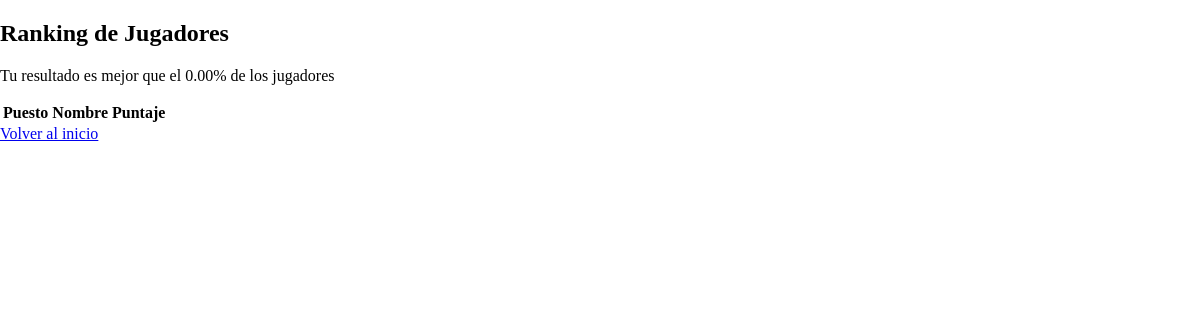
The page /juego/ranking/ on the database as committed earlier.
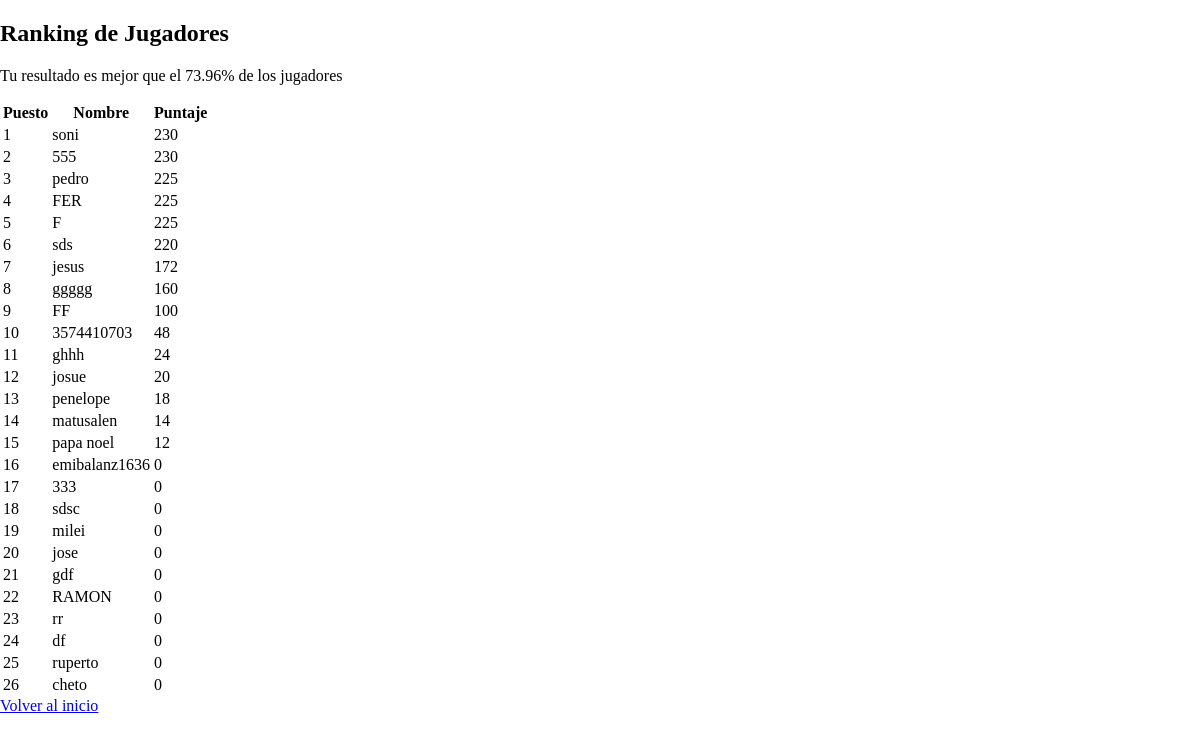
The same page on the database as committed later.
### calculadora/models.py (models this page shows, shortened)
class Player(models.Model):
    username = models.CharField(max_length=50)
    age = models.IntegerField()
    gender = models.CharField(max_length=10, choices=[('Hombre', 'Hombre'), ('Mujer', 'Mujer'), ('Otro', 'Otro')])
    score = models.IntegerField(default=0)
    created_at = models.DateTimeField(auto_now_add=True)

### calculadora/views.py (the view)
# urls.py: path("juego/ranking/", views.ranking_view, name="ranking"),
def ranking_view(request):
    jugadores = Player.objects.order_by("-score", "created_at")  # Ordenamos por puntaje y fecha
    promedio = Player.objects.aggregate(models.Avg("score"))["score__avg"] or 0  # ✅ Ahora models está definido correctamente
    return render(request, "calculadora/ranking.html", {"jugadores": jugadores, "promedio": promedio})

### calculadora/templates/calculadora/ranking.html (shortened to what this page needs)
{% load static %}
<!DOCTYPE html>
<html lang="es">
<head>
    <link rel="stylesheet" type="text/css" href="{% static 'css/game.css' %}">
</head>
<body>
    <div class="ranking-container">
        <h2>Ranking de Jugadores</h2>
        <p>Tu resultado es mejor que el {{ promedio|floatformat:2 }}% de los jugadores</p>
        <table>
            <tr>
                <th>Puesto</th>
                <th>Nombre</th>
                <th>Puntaje</th>
            </tr>
            {% for jugador in jugadores %}
            <tr>
                <td>{{ forloop.counter }}</td>
                <td>{{ jugador.username }}</td>
                <td>{{ jugador.score }}</td>
            </tr>
            {% endfor %}
        </table>
        <a href="/">Volver al inicio</a>
    </div>
</body>
</html>

### static/css/game.css (style rules this page uses)
body, html { margin: 0; padding: 0; overflow: hidden; height: 100vh; width: 100vw; }

Rows that differ between the two databases and show on the page:
added Player: username "soni", score "230"
added Player: username "555", score "230"
added Player: username "pedro", score "225"
added Player: username "FER", score "225"
added Player: username "F", score "225"
added Player: username "sds", score "220"
added Player: username "jesus", score "172"
added Player: username "ggggg", score "160"
added Player: username "FF", score "100"
added Player: username "3574410703", score "48"
added Player: username "ghhh", score "24"
added Player: username "josue", score "20"
added Player: username "penelope", score "18"
added Player: username "matusalen", score "14"
added Player: username "papa noel", score "12"
added Player: username "emibalanz1636", score "0"
added Player: username "333", score "0"
added Player: username "sdsc", score "0"
added Player: username "milei", score "0"
added Player: username "jose", score "0"
added Player: username "gdf", score "0"
added Player: username "RAMON", score "0"
added Player: username "rr", score "0"
added Player: username "df", score "0"
added Player: username "ruperto", score "0"
added Player: username "cheto", score "0"
Other text that changed with them:
{{ promedio|floatformat:2 }}: "0.00" → "73.96"
